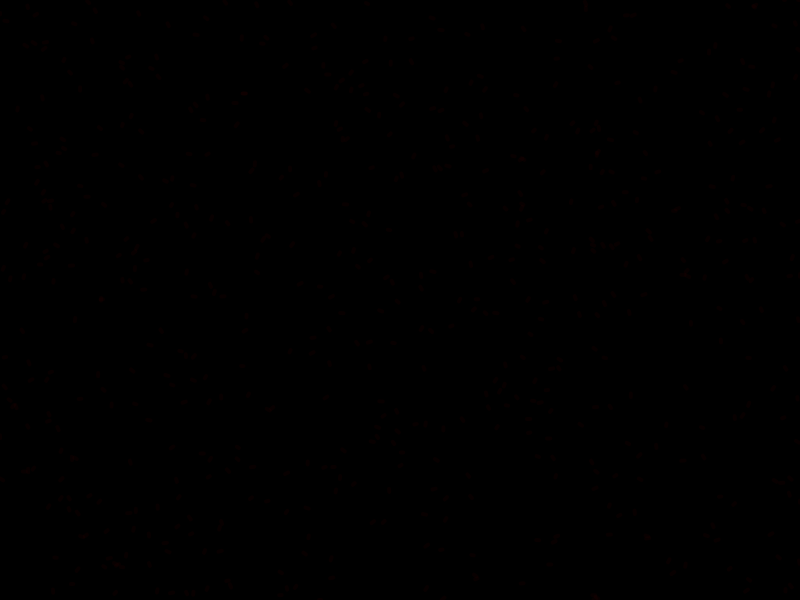
Frame 1 (no input)
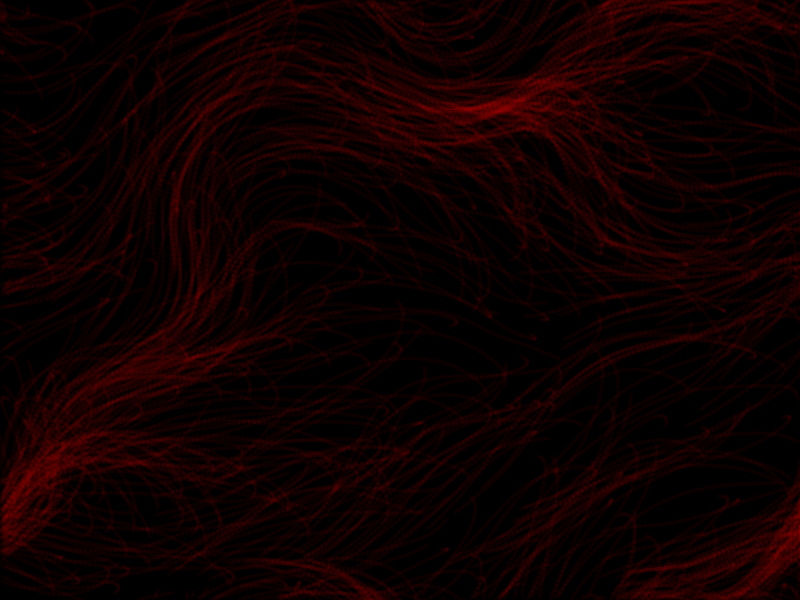
Frame 60 (no input)
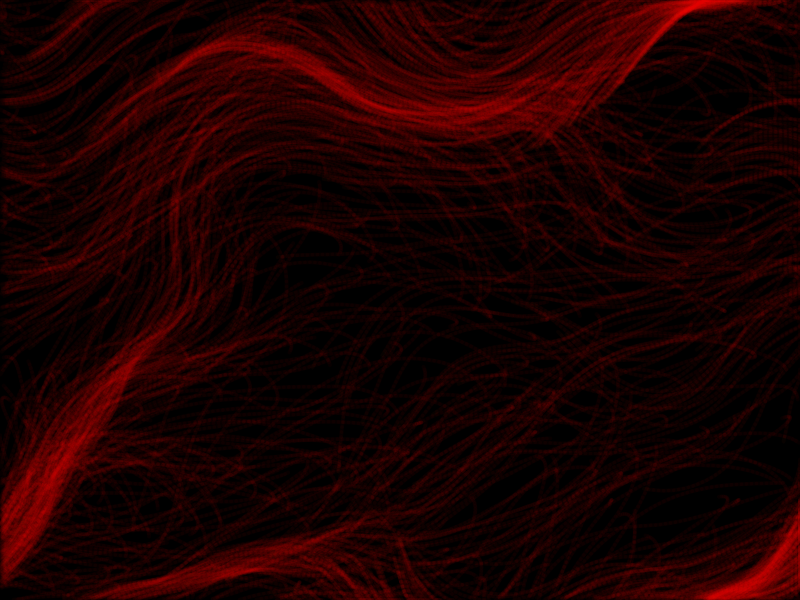
Frame 120 (the mouse pressed at the canvas centre since frame 60)

The p5.js sketch that drew these frames (run headless with seeded random() and noise() and a simulated clock; from frame 60 on, the mouse is pressed at the canvas centre):

// p5.js sketch
// ── sketch.js
var t = 0;
var ff;
var force;
var particles = [];
function setup() {
	createCanvas(800, 600);
	background(0);

    ff = new Flowfield(20);

    for (var i = 0; i < 600; i++) {
        particles.push(new Particle());
    }

    force = createVector(1,0);

    colorMode(HSB);
}

function draw() {

    //background(0);

    for (var i = 0; i < particles.length; i++) {
        var a = ff.angleAt(particles[i].pos);
        force.set(1,0);
        force.rotate(a);
        force.mult(0.5);
        particles[i].applyForce(force);
        particles[i].update();
        particles[i].show();
    }

    ff.update();
    //ff.show();

}

// ── flowfield.js
function Flowfield(size) {
    this.size = size;
    this.rows = ceil(height / size);
    this.cols = ceil(width / size);
    this.scl = 0.1;
    this.angles = [];
    this.t = 0;

    for (var j = 0; j < this.rows; j++) {
        for (var i = 0; i <  this.cols; i++) {
            var a = noise(i*this.scl, j * this.scl, 0)*TWO_PI;
            this.angles.push(a);
        }
    }


    this.update = function() {
        for (var j = 0; j < this.rows; j++) {
            for (var i = 0; i <  this.cols; i++) {
                var a = noise(i*this.scl, j * this.scl, this.t)*TWO_PI;
                var index = i + j*this.cols;
                this.angles[index] = a;
            }
        }
        this.t += 0.01;
    }

    this.show = function() {
        stroke(255);
        strokeWeight(1);
        for (var j = 0; j < this.rows; j++) {
            for (var i = 0; i <  this.cols; i++) {
                var index = i + j*this.cols;

                var a = this.angles[index];

                push();
                translate(i*this.size, j*this.size);
                rotate(a);

                line(0,0,this.size, 0);
                pop();
            }
        }
    }

    this.angleAt = function(pos) {
        var i = floor(pos.x / this.size);
        var j = floor(pos.y / this.size);

        var index = i + j * this.cols;

        return this.angles[index];
    }
}

// ── particle.js
function Particle()  {

    this.pos = createVector(random(width), random(height));
    this.prev = createVector(this.pos.x, this.pos.y);

    this.v = p5.Vector.random2D();
    this.v.mult(3);
    this.a = createVector();

    this.update = function() {
        this.prev.set(this.pos.x, this.pos.y)
        this.v.add(this.a);
        this.v.limit(5);
        this.pos.add(this.v);

        if (this.pos.x < 0) {
            this.pos.x = width;
            this.prev.x = width;
        }

        if (this.pos.x > width) {
            this.pos.x = 0;
            this.prev.x = 0;
        }

        if (this.pos.y < 0) {
            this.pos.y = height;
            this.prev.y = height;
        }

        if (this.pos.y > height) {
            this.pos.y = 0;
            this.prev.y = 0;
        }

        this.a.mult(0);
    }

    this.applyForce = function(force) {
        this.a.add(force);
    }

    this.show = function() {

        var h = frameCount % 400;

        h = map(h, 0, 400, 0, 40);

        h  = floor(h);

        stroke(h,255,100,0.03);
        strokeWeight(4);
        line(this.prev.x, this.prev.y, this.pos.x, this.pos.y);
    }
}
